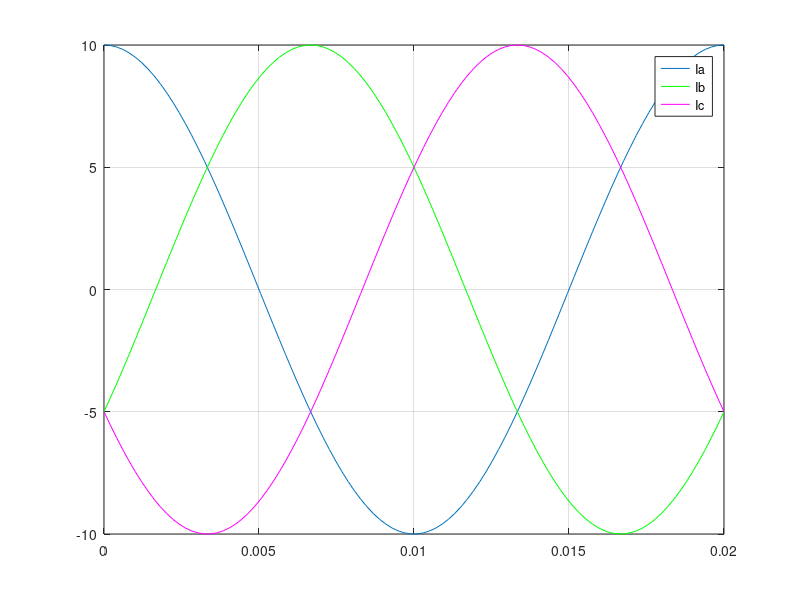
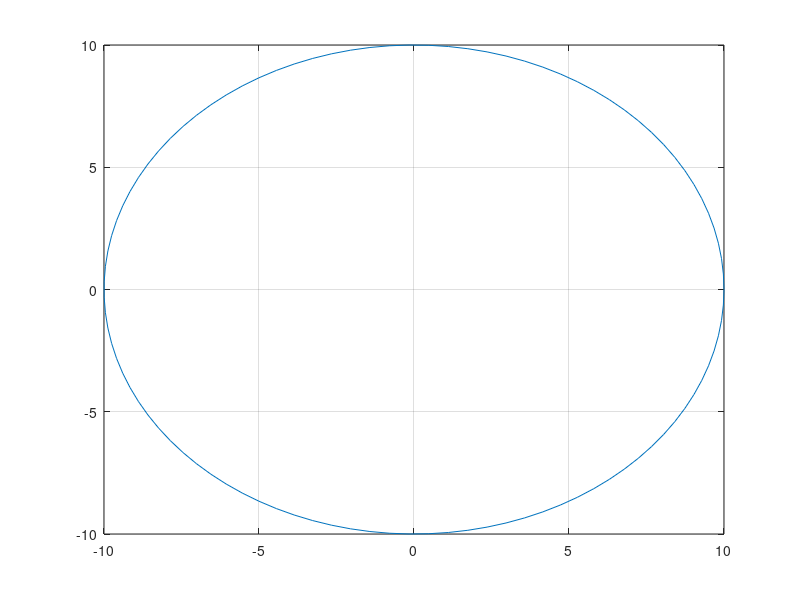

Write the MATLAB code that produced these figures, in order.
clear all;
close all;
clc;
a=exp(1i*2*pi/3);
we=100*pi;
t1=3e-3;
%%%%%%%%%%%%
%Naloga 1.1%
%%%%%%%%%%%%
%Tocka 1
Is=10*exp(1i*we*t1)
%Tocka 2
abs_Is=abs(Is)
kot_Is=angle(Is)
%Tocka 3
ias=real(Is)
%Tocka 4 ibs=|Is|cos(vmesnega kota)=|Is|cos(theta-3pi/4)
%   Real(Is*e)
ibs1=abs_Is*cos(kot_Is-2*pi/3)
ibs2=real(Is*a^2)%a^2=exp(-j2pi/3)
%Tocka 5
ics1=abs_Is*cos(kot_Is+2*pi/3)
ics2=real(a*Is)%zavrtimo za kot -240=120

%Tocka 6

Is_izkomponent=2/3*(ias+a*ibs1+a^2*ics1)
razlika_v_izracunu=Is_izkomponent-Is



%Tocka 7

t=linspace(0,0.02,100);
potek_Is=10*exp(1j*we*t);
potek_Isa=real(potek_Is);
plot(t,potek_Isa);
hold on;
grid on;
potek_Isb=real(potek_Is*a^2);
potek_Isc=real(potek_Is*a);
plot(t,potek_Isb,'-g');
plot(t,potek_Isc,'-m');
legend('Ia','Ib','Ic');

figure
plot(real(potek_Is),imag(potek_Is))
grid on;

%Tocka 

%P_m=3/2*wr*L_m*Imag(Is*conj(Ir))
%M_e=P_m/w_rm=3/2*p_p*L_m*Imag(Is*conj(Ir))
%i_r x i_s =Imag(Is*conj(Ir)) x vektorsko mnozenje
